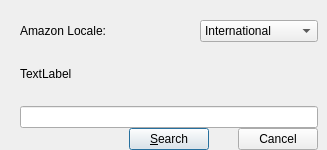
<ui version="4.0" >
 <class>EditCoverSearchDialog</class>
 <widget class="QDialog" name="EditCoverSearchDialog" >
  <property name="geometry" >
   <rect>
    <x>0</x>
    <y>0</y>
    <width>327</width>
    <height>150</height>
   </rect>
  </property>
  <property name="sizePolicy" >
   <sizepolicy vsizetype="Minimum" hsizetype="Expanding" >
    <horstretch>0</horstretch>
    <verstretch>0</verstretch>
   </sizepolicy>
  </property>
  <property name="maximumSize" >
   <size>
    <width>16777215</width>
    <height>150</height>
   </size>
  </property>
  <property name="windowTitle" >
   <string>Dialog</string>
  </property>
  <widget class="QWidget" name="" >
   <property name="geometry" >
    <rect>
     <x>20</x>
     <y>20</y>
     <width>298</width>
     <height>130</height>
    </rect>
   </property>
   <layout class="QVBoxLayout" >
    <property name="spacing" >
     <number>0</number>
    </property>
    <item>
     <layout class="QHBoxLayout" >
      <property name="spacing" >
       <number>0</number>
      </property>
      <item>
       <widget class="QLabel" name="localeLabel" >
        <property name="text" >
         <string>Amazon Locale: </string>
        </property>
       </widget>
      </item>
      <item>
       <spacer>
        <property name="orientation" >
         <enum>Qt::Horizontal</enum>
        </property>
        <property name="sizeHint" >
         <size>
          <width>40</width>
          <height>20</height>
         </size>
        </property>
       </spacer>
      </item>
      <item>
       <widget class="KComboBox" name="amazonLocale" >
        <item>
         <property name="text" >
          <string>International</string>
         </property>
        </item>
        <item>
         <property name="text" >
          <string>Canada</string>
         </property>
        </item>
        <item>
         <property name="text" >
          <string>France</string>
         </property>
        </item>
        <item>
         <property name="text" >
          <string>Germany</string>
         </property>
        </item>
        <item>
         <property name="text" >
          <string>Japan</string>
         </property>
        </item>
        <item>
         <property name="text" >
          <string>United Kingdom</string>
         </property>
        </item>
       </widget>
      </item>
     </layout>
    </item>
    <item>
     <layout class="QVBoxLayout" >
      <property name="spacing" >
       <number>0</number>
      </property>
      <item>
       <widget class="QLabel" name="textLabel" >
        <property name="sizePolicy" >
         <sizepolicy vsizetype="Preferred" hsizetype="Expanding" >
          <horstretch>0</horstretch>
          <verstretch>0</verstretch>
         </sizepolicy>
        </property>
        <property name="text" >
         <string>TextLabel</string>
        </property>
       </widget>
      </item>
      <item>
       <widget class="KLineEdit" name="SearchLineEdit" />
      </item>
     </layout>
    </item>
    <item>
     <layout class="QHBoxLayout" >
      <property name="spacing" >
       <number>0</number>
      </property>
      <item>
       <spacer>
        <property name="orientation" >
         <enum>Qt::Horizontal</enum>
        </property>
        <property name="sizeHint" >
         <size>
          <width>50</width>
          <height>20</height>
         </size>
        </property>
       </spacer>
      </item>
      <item>
       <widget class="KPushButton" name="SearchButton" >
        <property name="text" >
         <string>&amp;Search</string>
        </property>
       </widget>
      </item>
      <item>
       <widget class="QDialogButtonBox" name="Bar" >
        <property name="orientation" >
         <enum>Qt::Horizontal</enum>
        </property>
        <property name="standardButtons" >
         <set>QDialogButtonBox::Cancel</set>
        </property>
       </widget>
      </item>
     </layout>
    </item>
   </layout>
  </widget>
 </widget>
 <customwidgets>
  <customwidget>
   <class>KComboBox</class>
   <extends>QComboBox</extends>
   <header>kcombobox.h</header>
  </customwidget>
  <customwidget>
   <class>KLineEdit</class>
   <extends>QLineEdit</extends>
   <header>klineedit.h</header>
  </customwidget>
  <customwidget>
   <class>KPushButton</class>
   <extends>QPushButton</extends>
   <header>kpushbutton.h</header>
  </customwidget>
 </customwidgets>
 <resources/>
 <connections>
  <connection>
   <sender>Bar</sender>
   <signal>accepted()</signal>
   <receiver>EditCoverSearchDialog</receiver>
   <slot>accept()</slot>
   <hints>
    <hint type="sourcelabel" >
     <x>226</x>
     <y>132</y>
    </hint>
    <hint type="destinationlabel" >
     <x>157</x>
     <y>274</y>
    </hint>
   </hints>
  </connection>
  <connection>
   <sender>Bar</sender>
   <signal>rejected()</signal>
   <receiver>EditCoverSearchDialog</receiver>
   <slot>reject()</slot>
   <hints>
    <hint type="sourcelabel" >
     <x>311</x>
     <y>145</y>
    </hint>
    <hint type="destinationlabel" >
     <x>286</x>
     <y>274</y>
    </hint>
   </hints>
  </connection>
  <connection>
   <sender>SearchButton</sender>
   <signal>clicked()</signal>
   <receiver>EditCoverSearchDialog</receiver>
   <slot>accept()</slot>
   <hints>
    <hint type="sourcelabel" >
     <x>155</x>
     <y>137</y>
    </hint>
    <hint type="destinationlabel" >
     <x>125</x>
     <y>170</y>
    </hint>
   </hints>
  </connection>
 </connections>
</ui>
